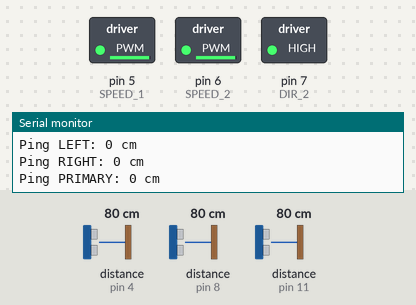
Simulated run of this sketch. Board: Arduino Uno, built with avr-gcc and run on an emulated ATmega328P. Shown: switched loads named in the sketch (green lamp = pin HIGH), the last lines printed to the serial monitor. Dashed ring = blinking. The test bench sets the inputs (shaded band); at power-on: distance to the obstacle (sensors on pin 11, pin 8, pin 4) 80 cm. The echo pulse lasts 58.3 µs per cm; pins used as bus, display or sensor lines are not drawn.

Above: at 1.5 s.
1.6 s: distance to the obstacle (sensor on pin 11) set to 11 cm
5.2 s: distance to the obstacle (sensor on pin 11) set to 8 cm
At 6.0 s:
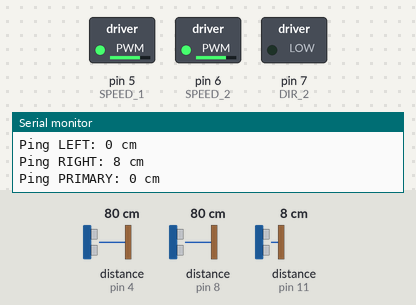
8.8 s: distance to the obstacle (sensor on pin 8) set to 11 cm
12.3 s: distance to the obstacle (sensor on pin 8) set to 8 cm
At 13.9 s:
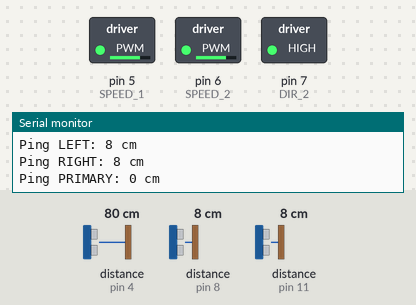
Timing chart, 0 to 14.8 s (numbered marks = the images above; inputs shaded):
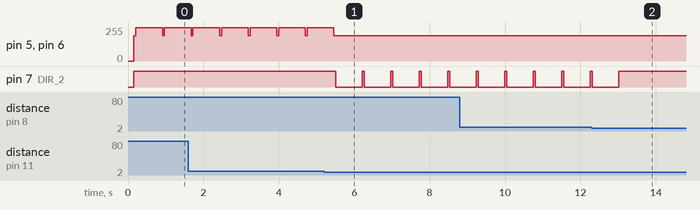

Measured:
- the behaviour switches between 10 and 9 cm on distance to the obstacle (sensor on pin 11) (found by bisection; images 0 and 1)
- the behaviour switches between 10 and 9 cm on distance to the obstacle (sensor on pin 8) (found by bisection; images 1 and 2)
- after the input at 5.2 s, pin 5 (SPEED_1), pin 6 (SPEED_2): goes on until 5.5 s, then stays 190/255; pin 7 (DIR_2): alternates HIGH for 0.05 s and LOW for 0.71 s, starting after 0.31 s
- after the input at 12.3 s, pin 7 (DIR_2): goes on until 13.0 s, then stays HIGH
- by itself, pin 5 (SPEED_1), pin 6 (SPEED_2): alternates 250/255 for 0.71 s and 190/255 for 0.05 s

The sketch:

diplom.ino
```cpp
#include <NewPing.h>


#define CON_MOTOR1     0
#define CON_MOTOR2     0

// Motor shield использует четыре контакта 4, 5, 6, 7 для управления моторами
// 4 и 7 — для направления, 5 и 6 — для скорости
#define SPEED_1      5
#define DIR_1        4

#define SPEED_2      6
#define DIR_2        7

// Возможные направления движения робота
#define FORWARD   0
#define BACKWARD  1
#define LEFT      2
#define RIGHT     3

void go(int newDirection, int speed)
{
  boolean motorDirection_1, motorDirection_2;

  switch ( newDirection ) {

    case FORWARD:
        motorDirection_1 = false;
        motorDirection_2 = true;
        break;
    case BACKWARD:
        motorDirection_1 = false;
        motorDirection_2 = true;
        break;
    case LEFT:
        motorDirection_1 = true;
        motorDirection_2 = false;
        break;
    case RIGHT:
        motorDirection_1 = true;
        motorDirection_2 = true;
        break;
  }

  // Если мы ошиблись с подключением - меняем направление на обратное
  motorDirection_1 = CON_MOTOR1 ^ motorDirection_1;
  motorDirection_2 = CON_MOTOR2 ^ motorDirection_2;

  // Поехали! Скорость может меняться в пределах от 0 до 255.
  analogWrite(SPEED_1, speed);
  analogWrite(SPEED_2, speed);

  digitalWrite(DIR_1, motorDirection_1);
  digitalWrite(DIR_2, motorDirection_2);
}


byte PIN_TRIG_LEFT = 9;
byte PIN_ECHO_LEFT = 8;

byte PIN_TRIG_RIGHT = 10;
byte PIN_ECHO_RIGHT = 11;

byte PIN_TRIG_PRIMARY = 3;
byte PIN_ECHO_PRIMARY = 4;

byte MAX_DISTANCE = 30;

NewPing sonar_left(PIN_TRIG_LEFT, PIN_ECHO_LEFT, MAX_DISTANCE);
NewPing sonar_right(PIN_TRIG_RIGHT, PIN_ECHO_RIGHT, MAX_DISTANCE);
NewPing sonar_primary(PIN_TRIG_PRIMARY, PIN_ECHO_PRIMARY, MAX_DISTANCE);


volatile unsigned long int timerLED1;
unsigned long int timerLED1Loop;
volatile bool timerLED1On;
bool LEDOn;
ISR (TIMER1_COMPA_vect)
{
  if(timerLED1On)
  	timerLED1++;
}

void setup() {
  // put your setup code here, to run once:

  Serial.begin(9600);

  for(int i = 4; i <= 7; i++)
        pinMode(i, OUTPUT);

  //Установки Таймер2: Делитель частоты /8, режим 0
//Частота = 16MHz/8 = 2Mhz или 0.5 мкс
//Делитель /8 дает нам хороший рабочий диапазон
//так что сейчас мы просто жестко запрограммируем это.

  TCCR1A = (1<<WGM11); // сброс по совпадению
  TCCR1B |= 0<<CS10 | 1<<CS11 | 0<<CS12;

  TIMSK1 |= (1<< OCIE1A); //подключение прерывания по переполнению
   sei(); //запуск прерываний
}
void TurnPovorotnik(int Direction) {
  timerLED1On = 1;
    cli();
    timerLED1Loop = timerLED1;
    sei();
    if(timerLED1Loop >= 150)
    {
      if(LEDOn == 0)
      {
        LEDOn = 1;
        // медленно едем назад полторы секунды

       }
      else
      {
        go(Direction, 0);
      }
      cli();
      timerLED1=0;
      sei();
    }
}
void loop() {

  unsigned int distanceSm_left = sonar_left.ping(); // Создание сигнала, получение параметра его продолжительности в мкс (uS).
  unsigned int distance_left = distanceSm_left / US_ROUNDTRIP_CM;
  Serial.print("Ping LEFT: ");
  Serial.print(distance_left); // Пересчет параметра времени в величину расстояния и вывод результата (0 соответствует выходу за допустимый предел)
  Serial.println(" cm");
  delay(50);

  unsigned int distanceSm_right = sonar_right.ping(); // Создание сигнала, получение параметра его продолжительности в мкс (uS).
  unsigned int distance_right = distanceSm_right / US_ROUNDTRIP_CM;
  Serial.print("Ping RIGHT: ");
  Serial.print(distance_right); // Пересчет параметра времени в величину расстояния и вывод результата (0 соответствует выходу за допустимый предел)
  Serial.println(" cm");
  delay(50);

  unsigned int distanceSm_primary = sonar_primary.ping(); // Создание сигнала, получение параметра его продолжительности в мкс (uS).
  unsigned int distance_primary = distanceSm_primary / US_ROUNDTRIP_CM;
  Serial.print("Ping PRIMARY: ");
  Serial.print(distance_primary); // Пересчет параметра времени в величину расстояния и вывод результата (0 соответствует выходу за допустимый предел)
  Serial.println(" cm");
  delay(50);
  if ((distance_left > 0 && distance_right > 0) || distance_left < 30 || distance_right < 30) {
    go(FORWARD, 190);
    delay(50);
  }
  if ((distance_left > 0 && distance_right > 0) && distance_left < 10 && distance_right < 10) {
    go(BACKWARD, 190);
    delay(50);
    }
  else if (distance_left > 0 && distance_left < 10) {
    go(RIGHT, 190);
    delay(50);
  }

  else if (distance_right > 0 && distance_right < 10) {
    go(LEFT, 190);
    delay(50);
  }
  else {
    // Едем секунду вперёд на максимальной скорости
    go(FORWARD, 250);
    delay(50);
  }


  delay(500);
}
```
